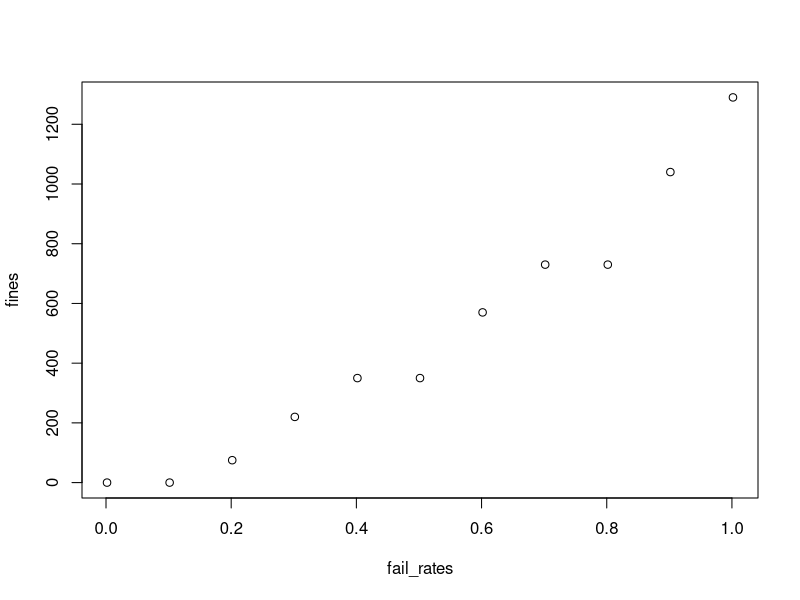

Reproduce this figure in R.
library(ggplot2)

fines = c(0, 0, 75.0, 220.0, 350.0, 350.0, 570.0, 730.0, 730.0, 1040.0, 1290.0)
fail_rates = c(0.00165, 0.10165, 0.20165, 0.30165, 0.40164999999999995, 0.5016499999999999, 0.6016499999999999, 0.7016499999999999, 0.8016499999999999, 0.9016499999999998, 1.00165)

plot(fail_rates, fines)
